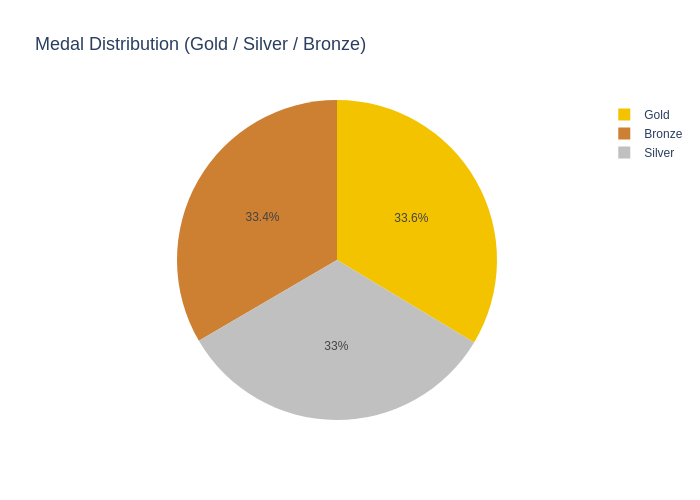

This figure's notebook cell:
### Code cell
medal_only = df[df['Medal'].notna()]

fig = px.pie(
    medal_only,
    names='Medal',
    title='Medal Distribution (Gold / Silver / Bronze)',
    color='Medal',
    color_discrete_map={
        'Gold':   OLY_COLORS['yellow'],
        'Silver': '#C0C0C0',
        'Bronze': '#CD7F32'
    },
    template='plotly_white',
    width=700, height=500
)
fig.update_layout(font_family='Arial', title_font_size=18)
fig.write_html(OUT_FIGS / 'profiling_pie_medalDistribution.html')
fig.show()
logger.info('Saved medal distribution chart.')

### Figure 1 — Plotly figure (JSON) as saved in the notebook; plotly's stock layout.template omitted (floating-point values rounded to 4 significant figures; data arrays with more than 128 entries replaced by an {"elided": "..."} marker saying what was removed)
{"data": [{"customdata": {"elided": "39783x1 str values"}, "domain": {"x": [0.0, 1.0], "y": [0.0, 1.0]}, "hovertemplate": "Medal=%{customdata[0]}<extra></extra>", "labels": {"elided": "39783 str values"}, "legendgroup": "", "marker": {"colors": {"elided": "39783 str values"}}, "name": "", "showlegend": true, "type": "pie"}], "layout": {"font": {"family": "Arial"}, "height": 500, "legend": {"tracegroupgap": 0}, "title": {"font": {"size": 18}, "text": "Medal Distribution (Gold / Silver / Bronze)"}, "width": 700}}
